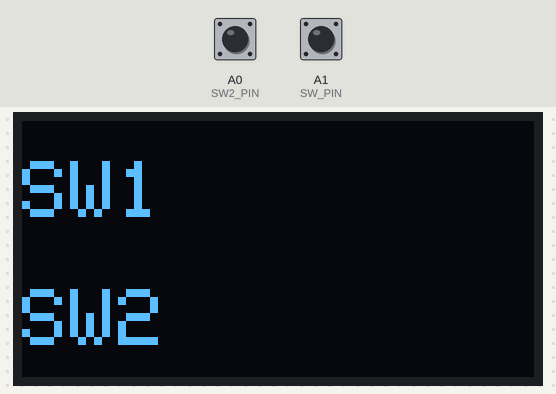
Simulated run of this sketch. Board: Arduino Uno, built with avr-gcc and run on an emulated ATmega328P. Parts: 128×64 one-colour display. Inputs (shaded band) come from the test bench; at power-on: A0 (SW2_PIN) HIGH, A1 (SW_PIN) HIGH.

Above: at 1.2 s.
1.3 s: A0 (SW2_PIN) pulled LOW for 1 s
At 1.73 s:
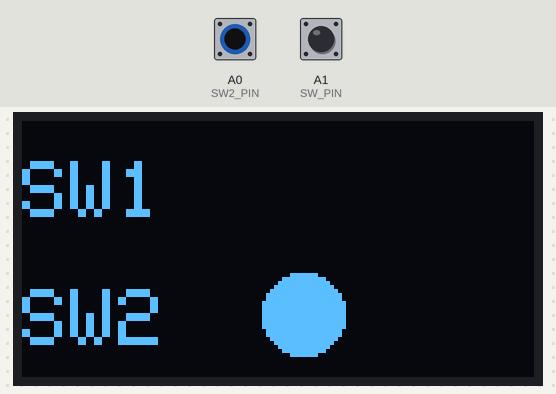
3.8 s: A1 (SW_PIN) pulled LOW for 3.2 s
At 7.4 s:
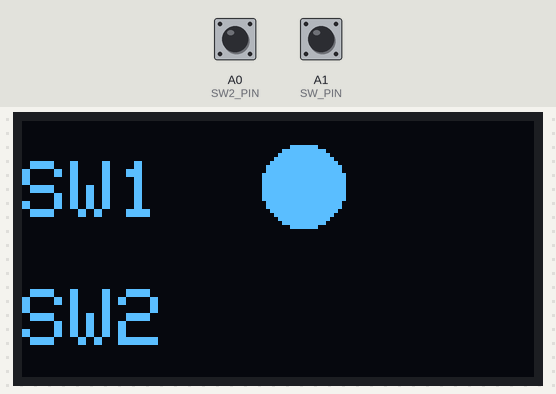
8.5 s: A0 (SW2_PIN) pulled LOW for 0.15 s
At 10.1 s:
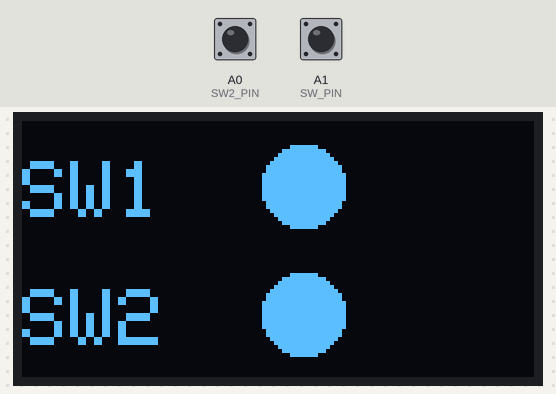
Timing chart, 0 to 11.6 s (numbered marks = the images above; inputs shaded):
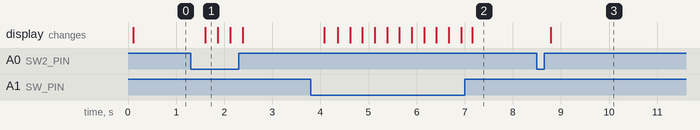

Measured:
- after the input at 1.3 s, the display: changes after 0.31 s (image 1)
- after the input at 3.8 s, the display: changes after 0.28 s (image 2)
- after the input at 8.5 s, the display: changes after 0.29 s (image 3)

The sketch:

Lab1.ino
```cpp
#include <Adafruit_SSD1306.h>
#include <Adafruit_GFX.h>
#include <Wire.h>
#include <SPI.h>

#define SCREEN_WIDTH 128  // OLED display width, in pixels
#define SCREEN_HEIGHT 64 // OLED display height, in pixels
#define OLED_RESET    -1 // Reset pin # (or -1 if sharing Arduino reset pin)
Adafruit_SSD1306 display(SCREEN_WIDTH, SCREEN_HEIGHT, &Wire, OLED_RESET);
#define SW_PIN A1
#define SW2_PIN A0

bool buttonStatus=false;
bool button2Status=false;
uint16_t sw1Color;
uint16_t sw2Color;

void setup()
{
  pinMode(SW_PIN,INPUT_PULLUP);
  pinMode(SW2_PIN,INPUT_PULLUP);
  display.begin(SSD1306_SWITCHCAPVCC, 0x3c); //initialize I2C addr 0x3c
  display.clearDisplay(); // clears the screen and buffer
  display.display();
  display.setTextSize(2);
  display.setTextColor(WHITE);
}

void loop()
{
  if(digitalRead(SW_PIN) == 0)
  {
    buttonStatus=!buttonStatus;
    delay(100);
    if(buttonStatus== true)
    {
     sw1Color=WHITE;delay(100);
    }
    if(buttonStatus== false)
    {
     sw1Color=BLACK;delay(100);
    }
  }
  if(digitalRead(SW2_PIN) == 0)
  {
    button2Status=!button2Status;
    delay(100);
    if(button2Status== true)
    {
     sw2Color=WHITE;delay(100);
    }
    if(button2Status== false)
    {
     sw2Color=BLACK;delay(100);
    }
  }

  display.setCursor(0,10);
  display.println("SW1");
  display.drawCircle(70, 16, 10, WHITE);
  display.fillCircle(70, 16, 10, sw1Color);
  display.display();

  display.setCursor(0,42);
  display.println("SW2");
  display.drawCircle(70, 48, 10, WHITE);
  display.fillCircle(70, 48, 10, sw2Color);
  display.display();
}
```
